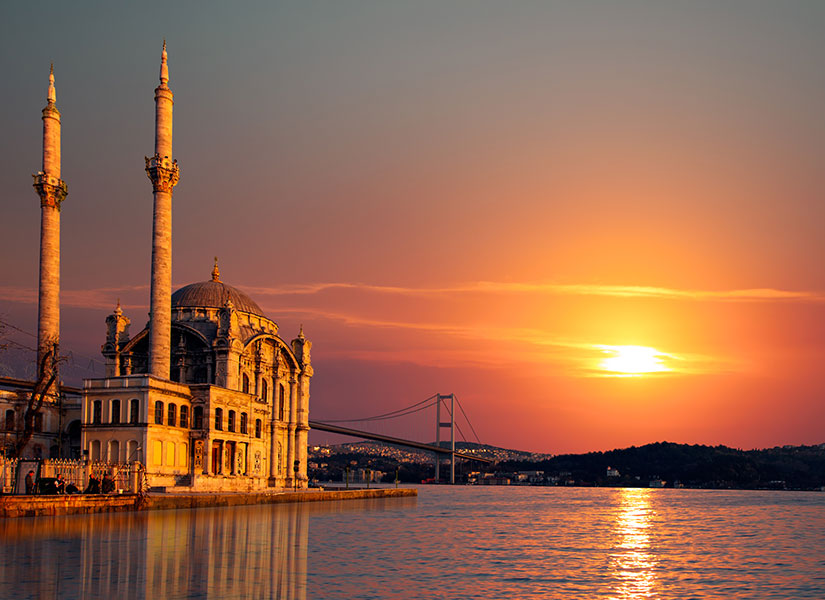
#> input picture OPENCV_3/Görüntü-yumuşatma-keskinleştirme-kendi-filtreni oluşturma/1..jpg, 825 x 600 px
$ python '1-görüntü_yumusatma.py'
#> lines starting #> are read from the running program, lines starting #| are printed output that depends on the picture
import cv2
import numpy as np

img = cv2.imread("1..jpg")
#> img is the input picture: shape (600, 825, 3); mean B, G, R 78.6, 102.3, 150.3

# avearing filter için 5x5'lik matrix'le oluştuğu için 25'e böldük.
# kernel = np.ones((5,5), np.float32) / 25
"""
biz resimde her pikseli 25'e bölüyoruz ya sonuçlar float veri türünde olabilir,
onun için float32 yazdık.
sonuçlar float veri türünde oluşacağından görüntü ile kernel çarpımının sonucunda
bizim görüntümüzün veri türünün eski halini alması için parametre olarak -1 giriyoruz.
böylece float32 olan veri türü uınt8 veri türüne dönüştürerek sonuç elde ediliyor.
"""
# hedef görüntüm
# dst = cv2.filter2D(img, -1, kernel )
# 2. derinlik

# kendi kernel'imizi oluşturup çarpma işlemi yapıyoruz ya bunun yerine opencv'nin kendi direk kullanacabileceğimiz fonksiyonu var.
# dst = cv2.blur(img, (5,5))
"""
tüm pikseller üzerinde gerçekleşiyor. hiç bir şeyi almıyor komşuluk değeri vs.
her yeri eşit şekilde bulanıklaştırıyor.
bunun yerine Gauissian filter kullanabiliriz.
komşuluk değerlerine dayanan bir filtreleme yöntemi.
"""
#dst = cv2.GaussianBlur(img, (5,5), 0 )
# 3. parametreye 0 yazınca standart sapmayı kendisi ayarlıcak.
# keskin kenarlar keskin kalmaya devam ederken yumuşak kenarları daha da yumuşattı.
# tüm resim aşırı bir şekilde yumuşamıyor. komşulara göre işlem yapıldığı için bölgesel olarak kenarları korunuyor.

# median blur : genelde gürültüleri gidermek içn kullanılıyor.
dst = cv2.medianBlur(img, 7)  # direk 5 yazdık yani (5,5) anlamı
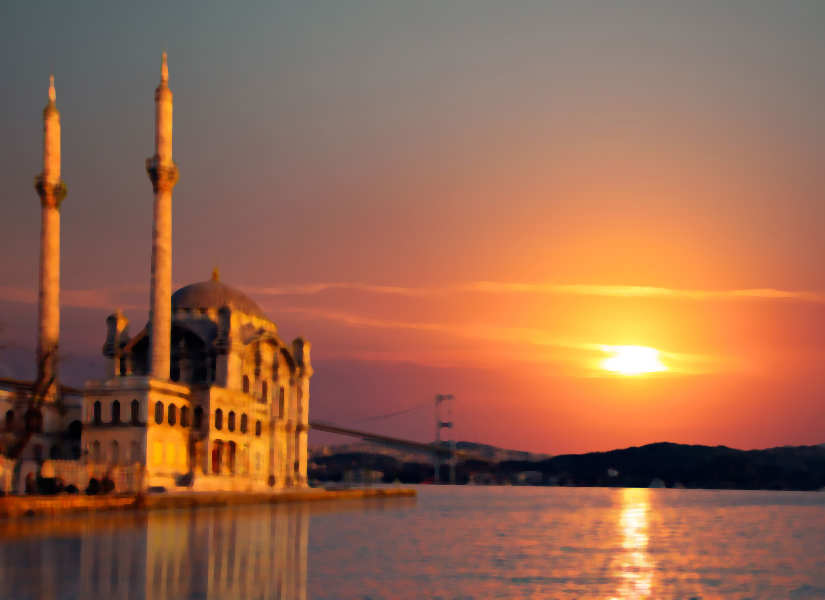
#> dst: shape (600, 825, 3); mean B, G, R 78.4, 102.2, 150.6


cv2.imshow("img", img)
cv2.imshow("dst", dst)  # bulanık bir resim oluştu.

cv2.waitKey()
cv2.destroyAllWindows()
